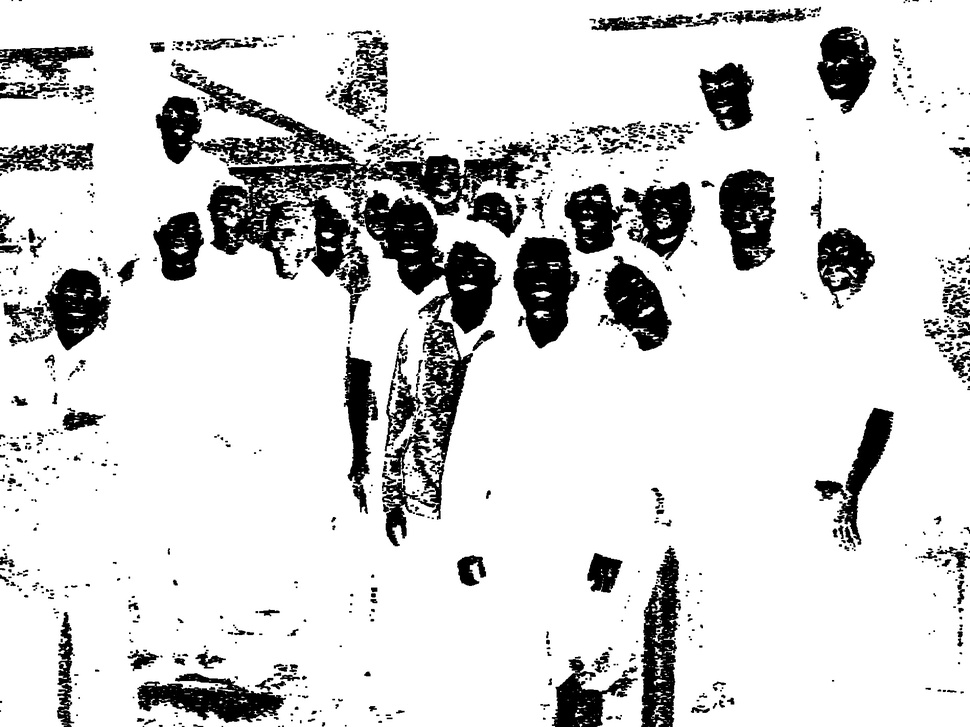
#> input picture Images/1_HSV.jpg, 970 x 727 px, shrunk from 1856 x 1392 before the run
$ python -i skinDetector.py   (imports and definitions only)
#> lines starting #> are read from the running program, lines starting #| are printed output that depends on the picture
from enum import Enum, auto
import cv2
import numpy as np


class Method(Enum):
	'''Available methods for processing an image
			REGION_BASED: segment the skin using the HSV and YCbCr colorspaces, followed by the Watershed algorithm'''
	REGION_BASED = auto()


class SkinDetector():

	def __init__(self, image_path: str) -> None:
#> called with image_path = '../../Images/1_HSV.jpg'
		self.image = cv2.imread(image_path)
#> self.image is the input picture: shape (727, 970, 3); min 0, max 255, mean 215.9
		self.image_mask = None
		self.skin = None

	def find_skin(self, method=Method.REGION_BASED) -> None:
		'''function to process the image based on some method '''
		if (method == Method.REGION_BASED):
			self.__color_segmentation()
			self.__region_based_segmentation()

	def get_resulting_images(self) -> tuple:
		"""Returns the processed images
				[0] = The original image
				[1] = The resulting image mask containing the skin
				[2] = The result image after a bitwise_and of [1] and [0]"""

		return self.image, self.image_mask, self.skin

	def __color_segmentation(self) -> None:
		'''Apply a threshold to an HSV and YCbCr images, the used values were based on current research papers along with some empirical tests and visual evaluation'''

		HSV_image = cv2.cvtColor(self.image, cv2.COLOR_BGR2HSV)
#> HSV_image: shape (727, 970, 3); mean H, S, V 0, 0, 215.9
		YCbCr_image = cv2.cvtColor(self.image, cv2.COLOR_BGR2YCR_CB)
#> YCbCr_image: shape (727, 970, 3); mean of channels 0, 1, 2 215.9, 128, 128

		lower_HSV_values = np.array([0, 15, 0], dtype="uint8")   #0, 15, 0
		upper_HSV_values = np.array([15, 255, 250], dtype="uint8")  #15, 255, 250

		lower_YCbCr_values = np.array((0, 150, 107), dtype="uint8") #0, 139, 108
		upper_YCbCr_values = np.array((255,188,126), dtype="uint8") #255,189,136

		# A binary mask is returned. White pixels (255) represent pixels that fall into the upper/lower.
		mask_YCbCr = cv2.inRange(YCbCr_image, lower_YCbCr_values, upper_YCbCr_values)
#> mask_YCbCr: shape (727, 970); every value is 0
		mask_HSV = cv2.inRange(HSV_image, lower_HSV_values, upper_HSV_values)

		self.skin_mask = cv2.add(mask_HSV, mask_YCbCr)

	def __region_based_segmentation(self) -> None:
		'''Function that applies Watershed and morphological operations on the thresholded image morphological operations'''

		image_foreground = cv2.erode(self.skin_mask, None, iterations=3)  # remove noise

		# The background region is reduced a little because of the dilate operation
		dilated_binary_image = cv2.dilate(self.skin_mask, None, iterations=3)
		# set all background regions to 128
		_, image_background = cv2.threshold(dilated_binary_image, 1, 128, cv2.THRESH_BINARY)

		# add both foreground and background, forming markers. The markers are "seeds" of the future image regions.
		image_marker = cv2.add(image_foreground, image_background)
		image_marker32 = np.int32(image_marker)  # convert to 32SC1 format
#> image_marker32: shape (727, 970) int32; every value is 0

		image_marker32 = cv2.watershed(self.image, image_marker32)
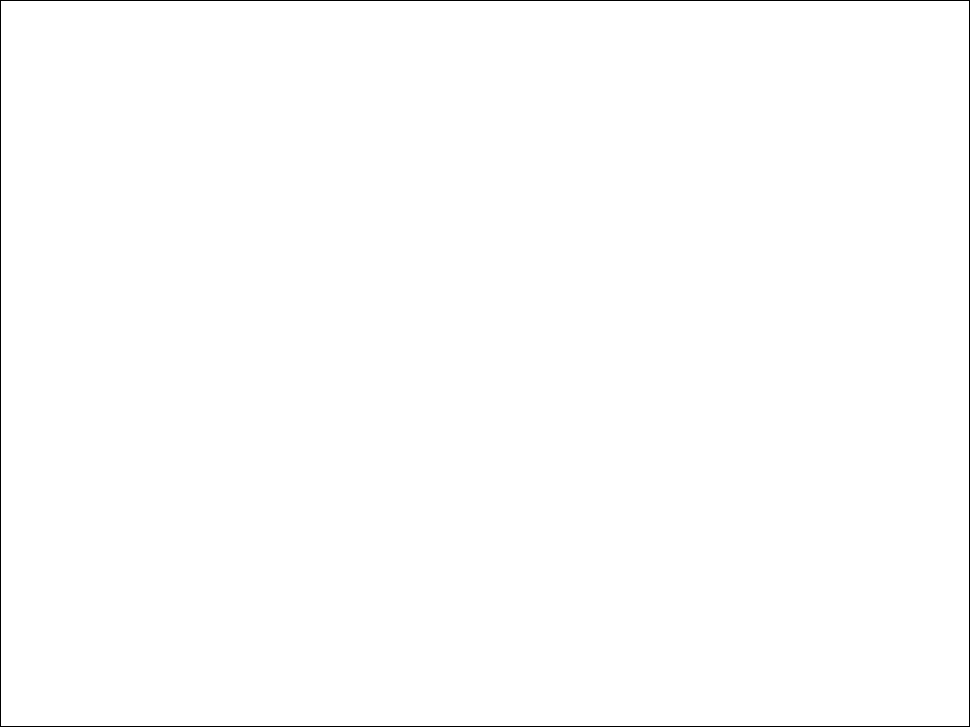
#> image_marker32: shape (727, 970) int32; values -1 (black) and 0 (white), 99.5% white; black in thin lines or dots
		m = cv2.convertScaleAbs(image_marker32)  # convert back to uint8
#> m: shape (727, 970); values 0 (black) and 1 (white), 0.48% white in thin lines or dots

		# bitwise of the mask with the input image
		_, self.image_mask = cv2.threshold(m, 0, 255, cv2.THRESH_BINARY + cv2.THRESH_OTSU)
#> self.image_mask: shape (727, 970); 0.48% white in thin lines or dots
		self.skin = cv2.bitwise_and(self.image, self.image, mask=self.image_mask)
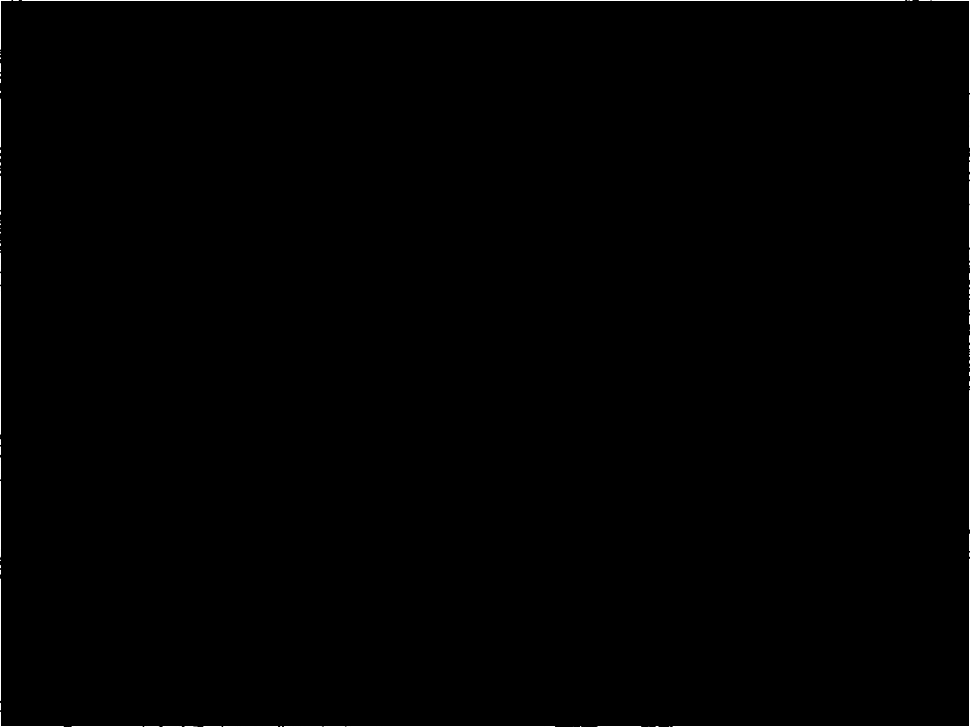
#> self.skin: shape (727, 970, 3); min 0, max 255, mean 1.1

	def show_all_images(self, window_title="Result") -> None:
		'''Show all processed images concatenated along the 1 axis using imshow '''
		rgb_mask = cv2.cvtColor(self.image_mask, cv2.COLOR_GRAY2RGB)
		cv2.namedWindow(window_title, cv2.WINDOW_NORMAL)
		cv2.imshow(window_title, self.skin)
		cv2.imwrite('D:/skinImage.jpg', self.skin)
		cv2.waitKey(0)

>>> result = SkinDetector('../../Images/1_HSV.jpg').find_skin()

$ run again, on Images/2_YCbCr.jpg
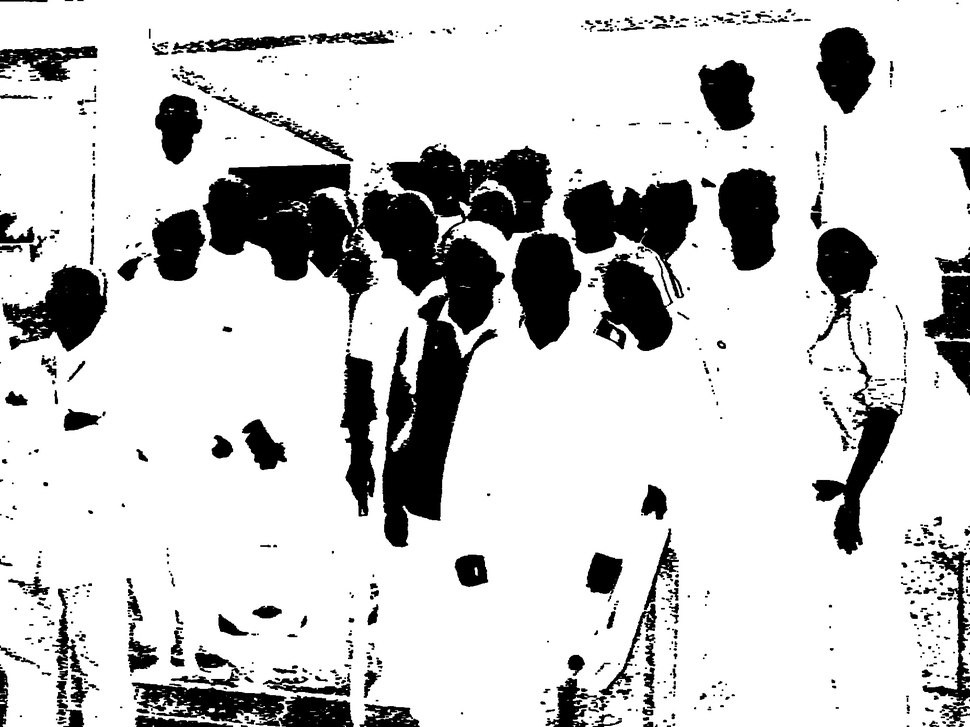
#> input picture Images/2_YCbCr.jpg, 970 x 727 px, shrunk from 1856 x 1392 before the run
#> in __init__, self.image is the input picture: shape (727, 970, 3); min 0, max 255, mean 205.5
#> HSV_image: shape (727, 970, 3); mean H, S, V 0, 0, 205.5
#> YCbCr_image: shape (727, 970, 3); mean of channels 0, 1, 2 205.5, 128, 128
#> mask_YCbCr: shape (727, 970); every value is 0
#> m: shape (727, 970); values 0 (black) and 1 (white), 0.48% white in thin lines or dots
#> self.image_mask: shape (727, 970); 0.48% white in thin lines or dots
#> in __region_based_segmentation, `self.skin = cv2.bitwise_and(self.image, self.image, mask=self.image_ma..`:
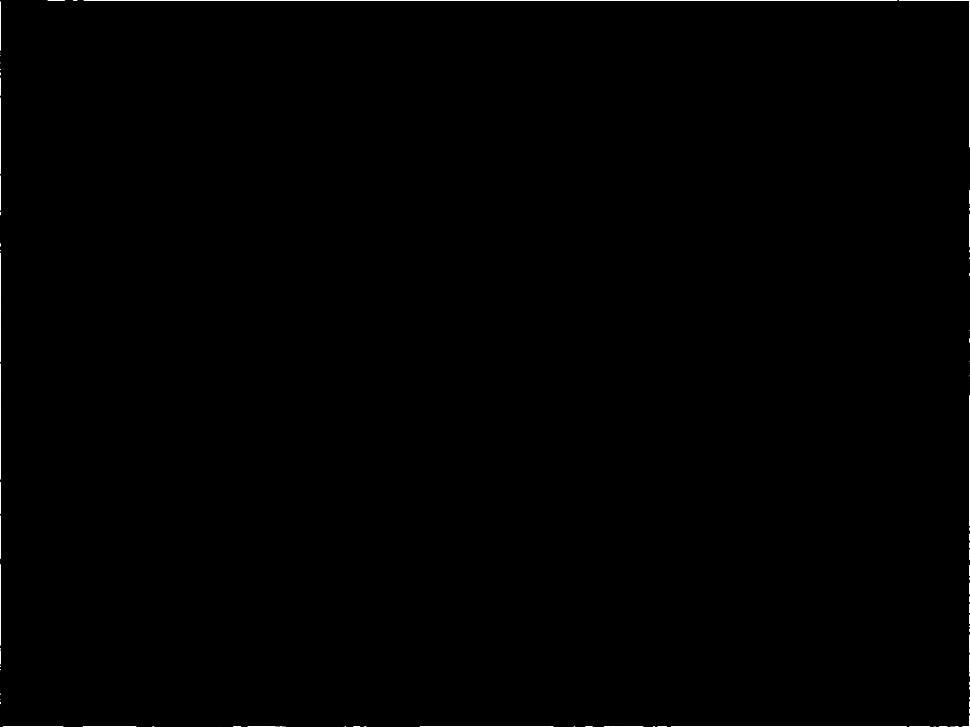
#> self.skin: shape (727, 970, 3); min 0, max 255, mean 0.9
